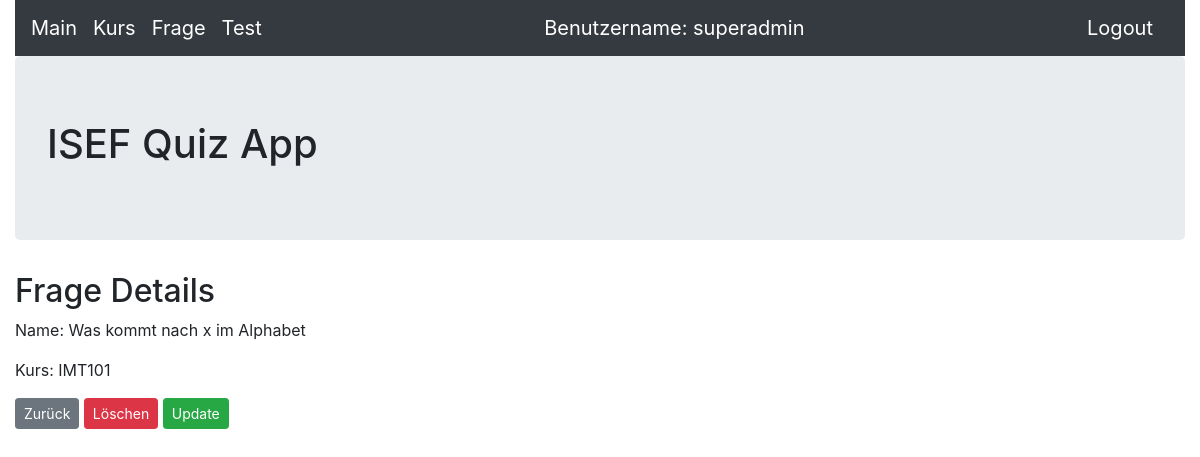
The page /frage/1/ (signed in) on the database as committed earlier.
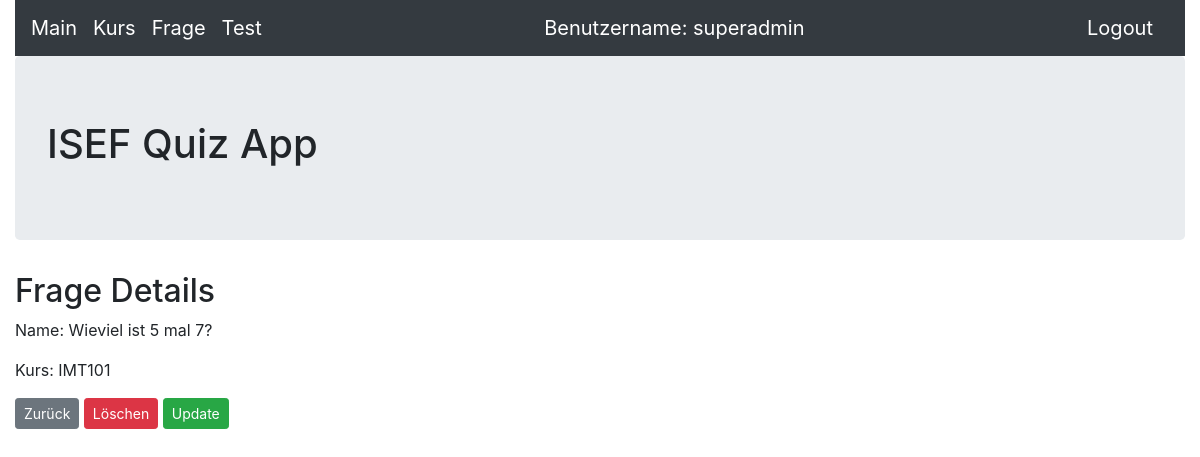
The same page on the database as committed later.
### quiz/models.py (models this page shows, shortened)
class Frage(models.Model):
    name = models.CharField(max_length=200,blank=False,help_text='Geben Sie den Namen der Frage ein')
    kurs = models.ForeignKey(Kurs,null=True,blank=False,on_delete=models.CASCADE,help_text='Wählen Sie den Kurs, welchem die Frage zugewiesen wird')
    antwort1 = models.CharField(max_length=255,blank=False,null=True,help_text='Geben Sie die Antwort1 der Frage ein')
    antwort1richtig = models.BooleanField(default=False,help_text='Geben Sie an ob Antwort1 richtig ist')
    antwort2 = models.CharField(max_length=255,blank=False,null=True,help_text='Geben Sie die Antwort2 der Frage ein')
    antwort2richtig = models.BooleanField(default=False,help_text='Geben Sie an ob Antwort2 richtig ist')
    antwort3 = models.CharField(max_length=255,blank=True,null=True,help_text='Geben Sie die Antwort3 der Frage ein (optional)')
    antwort3richtig = models.BooleanField(default=False,help_text='Geben Sie an ob Antwort3 richtig ist')
    antwort4 = models.CharField(max_length=255,blank=True,null=True,help_text='Geben Sie die Antwort4 der Frage ein (optional)')
    antwort4richtig = models.BooleanField(default=False,help_text='Geben Sie an ob Antwort4 richtig ist')

class Kurs(models.Model):
    name = models.CharField(max_length=50,help_text='Geben Sie den Namen des Kurses ein')
    beschreibung = models.CharField(max_length=255,help_text='Geben Sie die Beschreibung des Kurses ein')
    def __str__(self):
        return self.name

### quiz/views.py (the view)
# urls.py: path('frage/<int:pk>/', FrageDetail.as_view(), name='frage_detail'),
class FrageDetail(AuthDetailView):
    model = Frage
    template_name = 'frage/frage_detail.html'

### quiz/templates/frage/frage_detail.html
{% extends 'base.html' %}
{% block content %}
    <h2>Frage Details</h2>
    <p>Name: {{ frage.name }}</p>
    <p>Kurs: {{ frage.kurs }}</p>
    <a class="btn btn-secondary btn-sm" href="{% url 'frage_start' %}">Zurück</a>
    <a class="btn btn-danger btn-sm" href="{% url 'frage_delete' frage.pk %}">Löschen</a>
    <a class="btn btn-success btn-sm" href="{% url 'frage_update' frage.pk %}">Update</a>
{% endblock content %}

Rows that differ between the two databases and show on the page:
changed Frage "IMT101": name "Was kommt nach x im Alphabet" → "Wieviel ist 5 mal 7?"
